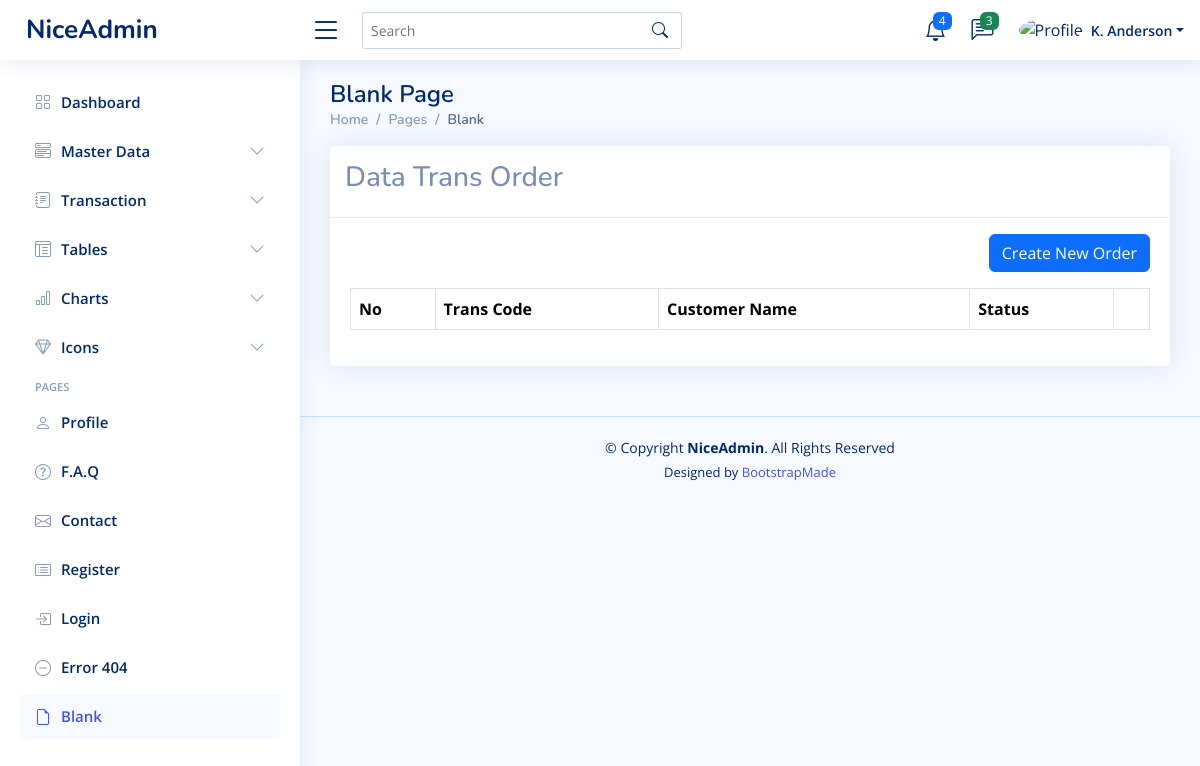
The page /dashboard.php?page=trans-order on the database as committed earlier.
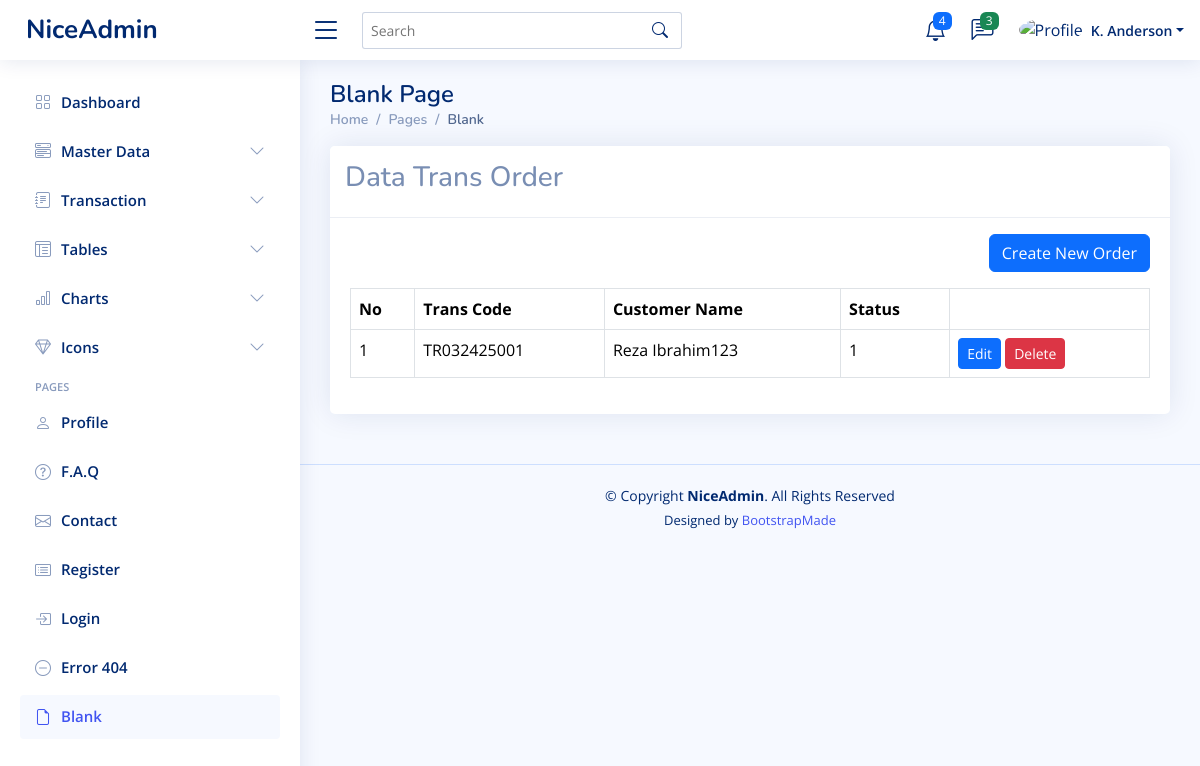
The same page on the database as committed later.
### tables this page shows
CREATE TABLE `trans_order` (
  `id` int(11) NOT NULL,
  `id_customer` int(11) NOT NULL,
  `trans_code` varchar(30) NOT NULL,
  `order_date` date NOT NULL,
  `order_end_date` date NOT NULL,
  `status` tinyint(1) NOT NULL DEFAULT 1,
  `pay` int(11) NOT NULL,
  `change_pay` int(11) NOT NULL,
  `total` int(11) NOT NULL,
  `created_at` timestamp NOT NULL DEFAULT current_timestamp(),
  `updated_at` timestamp NULL DEFAULT NULL ON UPDATE current_timestamp(),
  `deleted_at` tinyint(1) NOT NULL DEFAULT 0
);

CREATE TABLE `customers` (
  `id` int(11) NOT NULL,
  `customer_name` varchar(50) NOT NULL,
  `customer_phone` varchar(13) NOT NULL,
  `customer_address` text DEFAULT NULL,
  `created_at` timestamp NOT NULL DEFAULT current_timestamp(),
  `updated_at` timestamp NULL DEFAULT NULL ON UPDATE current_timestamp()
);

### content/trans-order.php (the view, shortened to what this page needs)
<?php
$query = mysqli_query($koneksi, "SELECT trans_order.*, customers.customer_name
FROM trans_order
LEFT JOIN customers ON customers.id = trans_order.id_customer
WHERE deleted_at = 0
ORDER BY trans_order.id DESC");
$rows  = mysqli_fetch_all($query, MYSQLI_ASSOC);
?>
<div class="row">
    <div class="col-sm-12">
        <div class="card">
            <div class="card-header">
                <h3>Data Trans Order</h3>
            </div>
            <div class="card-body">
                <div align="right" class="mb-3 mt-3">
                    <a href="?page=add-trans-order" class="btn btn-primary">Create New Order</a>
                </div>
                <table class="table table-bordered">
                    <thead>
                        <tr>
                            <th>No</th>
                            <th>Trans Code</th>
                            <th>Customer Name</th>
                            <th>Status</th>
                            <th></th>
                        </tr>
                    </thead>
                    <tbody>
                        <?php $no = 1;
                        foreach ($rows as $row): ?>
                            <tr>
                                <td><?php echo $no++ ?></td>
                                <td><?php echo $row['trans_code'] ?></td>
                                <td><?php echo $row['customer_name'] ?></td>
                                <td><?php echo $row['status'] ?></td>
                                <td>
                                    <a href="?page=add-service&detail=<?php echo $row['id'] ?>" class="btn btn-primary btn-sm">Edit</a>
                                    <a href="?page=service&delete=<?php echo $row['id'] ?>"
                                        onclick="return confirm('Are you sure??')" class="btn btn-danger btn-sm">Delete</a>
                                </td>
                            </tr>
                        <?php endforeach ?>
                    </tbody>
                </table>
            </div>
        </div>
    </div>
</div>

### dashboard.php (shortened to what this page needs)
<!DOCTYPE html>
<html lang="en">
<head>
    <link href="assets/vendor/bootstrap/css/bootstrap.min.css" rel="stylesheet">
    <link href="assets/vendor/bootstrap-icons/bootstrap-icons.css" rel="stylesheet">
    <link href="assets/vendor/boxicons/css/boxicons.min.css" rel="stylesheet">
    <link href="assets/vendor/quill/quill.snow.css" rel="stylesheet">
    <link href="assets/vendor/quill/quill.bubble.css" rel="stylesheet">
    <link href="assets/vendor/remixicon/remixicon.css" rel="stylesheet">
    <link href="assets/vendor/simple-datatables/style.css" rel="stylesheet">
    <link href="assets/css/style.css" rel="stylesheet">
</head>
<body>
    <?php include 'inc/header.php'; ?>
    <?php include 'inc/sidebar.php' ?>
    <main id="main" class="main">
        <div class="pagetitle">
            <h1>Blank Page</h1>
            <nav>
                <ol class="breadcrumb">
                    <li class="breadcrumb-item"><a href="index.html">Home</a></li>
                    <li class="breadcrumb-item">Pages</li>
                    <li class="breadcrumb-item active">Blank</li>
                </ol>
            </nav>
        </div>
        <section class="section">
            <?php
            if (isset($_GET['page'])) {
                if (file_exists('content/' . $_GET['page'] . ".php")) {
                    include 'content/' . $_GET['page'] . ".php";
                }
            } else {
                include "content/home.php";
            }
            ?>
        </section>
    </main>
    <?php include 'inc/footer.php'; ?>
</body>
</html>

### inc/header.php (shortened to what this page needs)
<header id="header" class="header fixed-top d-flex align-items-center">
    <div class="d-flex align-items-center justify-content-between">
        <a href="index.html" class="logo d-flex align-items-center">
            <span class="d-none d-lg-block">NiceAdmin</span>
        </a>
        <i class="bi bi-list toggle-sidebar-btn"></i>
    </div>
    <div class="search-bar">
        <form class="search-form d-flex align-items-center" method="POST" action="#">
            <input type="text" name="query" placeholder="Search" title="Enter search keyword">
            <button type="submit" title="Search"><i class="bi bi-search"></i></button>
        </form>
    </div>
    <nav class="header-nav ms-auto">
        <ul class="d-flex align-items-center">
            <li class="nav-item dropdown">
                <a class="nav-link nav-icon" href="#" data-bs-toggle="dropdown">
                    <i class="bi bi-bell"></i>
                    <span class="badge bg-primary badge-number">4</span>
                </a>
            </li>
            <li class="nav-item dropdown">
                <a class="nav-link nav-icon" href="#" data-bs-toggle="dropdown">
                    <i class="bi bi-chat-left-text"></i>
                    <span class="badge bg-success badge-number">3</span>
                </a>
            </li>
            <li class="nav-item dropdown pe-3">
                <a class="nav-link nav-profile d-flex align-items-center pe-0" href="#" data-bs-toggle="dropdown">
                    <img src="assets/img/profile-img.jpg" alt="Profile" class="rounded-circle">
                    <span class="d-none d-md-block dropdown-toggle ps-2">K. Anderson</span>
                </a>
            </li>
        </ul>
    </nav>
</header>

### inc/sidebar.php (shortened to what this page needs)
<aside id="sidebar" class="sidebar">
    <ul class="sidebar-nav" id="sidebar-nav">
        <li class="nav-item">
            <a class="nav-link collapsed" href="index.html">
                <i class="bi bi-grid"></i>
                <span>Dashboard</span>
            </a>
        </li>
        <li class="nav-item">
            <a class="nav-link collapsed" data-bs-target="#components-nav" data-bs-toggle="collapse" href="#">
                <i class="bi bi-menu-button-wide"></i><span>Master Data</span><i class="bi bi-chevron-down ms-auto"></i>
            </a>
        </li>
        <li class="nav-item">
            <a class="nav-link collapsed" data-bs-target="#forms-nav" data-bs-toggle="collapse" href="#">
                <i class="bi bi-journal-text"></i><span>Transaction</span><i class="bi bi-chevron-down ms-auto"></i>
            </a>
        </li>
        <li class="nav-item">
            <a class="nav-link collapsed" data-bs-target="#tables-nav" data-bs-toggle="collapse" href="#">
                <i class="bi bi-layout-text-window-reverse"></i><span>Tables</span><i class="bi bi-chevron-down ms-auto"></i>
            </a>
        </li>
        <li class="nav-item">
            <a class="nav-link collapsed" data-bs-target="#charts-nav" data-bs-toggle="collapse" href="#">
                <i class="bi bi-bar-chart"></i><span>Charts</span><i class="bi bi-chevron-down ms-auto"></i>
            </a>
        </li>
        <li class="nav-item">
            <a class="nav-link collapsed" data-bs-target="#icons-nav" data-bs-toggle="collapse" href="#">
                <i class="bi bi-gem"></i><span>Icons</span><i class="bi bi-chevron-down ms-auto"></i>
            </a>
        </li>
        <li class="nav-heading">Pages</li>
        <li class="nav-item">
            <a class="nav-link collapsed" href="users-profile.html">
                <i class="bi bi-person"></i>
                <span>Profile</span>
            </a>
        </li>
        <li class="nav-item">
            <a class="nav-link collapsed" href="pages-faq.html">
                <i class="bi bi-question-circle"></i>
                <span>F.A.Q</span>
            </a>
        </li>
        <li class="nav-item">
            <a class="nav-link collapsed" href="?page=user">
                <i class="bi bi-envelope"></i>
                <span>Contact</span>
            </a>
        </li>
        <li class="nav-item">
            <a class="nav-link collapsed" href="pages-register.html">
                <i class="bi bi-card-list"></i>
                <span>Register</span>
            </a>
        </li>
        <li class="nav-item">
            <a class="nav-link collapsed" href="pages-login.html">
                <i class="bi bi-box-arrow-in-right"></i>
                <span>Login</span>
            </a>
        </li>
        <li class="nav-item">
            <a class="nav-link collapsed" href="pages-error-404.html">
                <i class="bi bi-dash-circle"></i>
                <span>Error 404</span>
            </a>
        </li>
        <li class="nav-item">
            <a class="nav-link " href="pages-blank.html">
                <i class="bi bi-file-earmark"></i>
                <span>Blank</span>
            </a>
        </li>
    </ul>
</aside>

### inc/footer.php
<footer id="footer" class="footer">
    <div class="copyright">
        &copy; Copyright <strong><span>NiceAdmin</span></strong>. All Rights Reserved
    </div>
    <div class="credits">
        Designed by <a href="https://bootstrapmade.com/">BootstrapMade</a>
    </div>
</footer>

### assets/css/style.css (style rules this page uses)
:root { scroll-behavior: smooth; }
body { font-family: "Open Sans", sans-serif; background: #f6f9ff; color: #444444; }
a { color: #4154f1; text-decoration: none; }
h1, h2, h3, h4, h5, h6 { font-family: "Nunito", sans-serif; }
#main { margin-top: 60px; padding: 20px 30px; transition: all 0.3s; }
.pagetitle { margin-bottom: 10px; }
.pagetitle h1 { font-size: 24px; margin-bottom: 0; font-weight: 600; color: #012970; }
.card { margin-bottom: 30px; border: none; border-radius: 5px; box-shadow: 0px 0 30px rgba(1, 41, 112, 0.1); }
.card-header, .card-footer { border-color: #ebeef4; background-color: #fff; color: #798eb3; padding: 15px; }
.card-body { padding: 0 20px 20px 20px; }
.breadcrumb { font-size: 14px; font-family: "Nunito", sans-serif; color: #899bbd; font-weight: 600; }
.breadcrumb a { color: #899bbd; transition: 0.3s; }
.breadcrumb .breadcrumb-item::before { color: #899bbd; }
.breadcrumb .active { color: #51678f; font-weight: 600; }
.logo { line-height: 1; }
@media (min-width: 1200px) { .logo { width: 280px; } }
.logo span { font-size: 26px; font-weight: 700; color: #012970; font-family: "Nunito", sans-serif; }
.header { transition: all 0.5s; z-index: 997; height: 60px; box-shadow: 0px 2px 20px rgba(1, 41, 112, 0.1); background-color: #fff; padding-left: 20px; }
.header .toggle-sidebar-btn { font-size: 32px; padding-left: 10px; cursor: pointer; color: #012970; }
.header .search-bar { min-width: 360px; padding: 0 20px; }
.header .search-form { width: 100%; }
.header .search-form input { border: 0; font-size: 14px; color: #012970; border: 1px solid rgba(1, 41, 112, 0.2); padding: 7px 38px 7px 8px; border-radius: 3px; transition: 0.3s; width: 100%; }
.header .search-form button { border: 0; padding: 0; margin-left: -30px; background: none; }
.header .search-form button i { color: #012970; }
.header-nav ul { list-style: none; }
.header-nav>ul { margin: 0; padding: 0; }
.header-nav .nav-icon { font-size: 22px; color: #012970; margin-right: 25px; position: relative; }
.header-nav .nav-profile { color: #012970; }
.header-nav .nav-profile img { max-height: 36px; }
.header-nav .nav-profile span { font-size: 14px; font-weight: 600; }
.header-nav .badge-number { position: absolute; inset: -2px -5px auto auto; font-weight: normal; font-size: 12px; padding: 3px 6px; }
.sidebar { position: fixed; top: 60px; left: 0; bottom: 0; width: 300px; z-index: 996; transition: all 0.3s; padding: 20px; overflow-y: auto; scrollbar-width: thin; scrollbar-color: #aab7cf transparent; box-shadow: 0px 0px 20px rgba(1, 41, 112, 0.1); background-color: #fff; }
@media (min-width: 1200px) { #main, #footer { margin-left: 300px; } }
.sidebar-nav { padding: 0; margin: 0; list-style: none; }
.sidebar-nav li { padding: 0; margin: 0; list-style: none; }
.sidebar-nav .nav-item { margin-bottom: 5px; }
.sidebar-nav .nav-heading { font-size: 11px; text-transform: uppercase; color: #899bbd; font-weight: 600; margin: 10px 0 5px 15px; }
.sidebar-nav .nav-link { display: flex; align-items: center; font-size: 15px; font-weight: 600; color: #4154f1; transition: 0.3; background: #f6f9ff; padding: 10px 15px; border-radius: 4px; }
.sidebar-nav .nav-link i { font-size: 16px; margin-right: 10px; color: #4154f1; }
.sidebar-nav .nav-link.collapsed { color: #012970; background: #fff; }
.sidebar-nav .nav-link.collapsed i { color: #899bbd; }
.sidebar-nav .nav-link .bi-chevron-down { margin-right: 0; transition: transform 0.2s ease-in-out; }
.footer { padding: 20px 0; font-size: 14px; transition: all 0.3s; border-top: 1px solid #cddfff; }
.footer .copyright { text-align: center; color: #012970; }
.footer .credits { padding-top: 5px; text-align: center; font-size: 13px; color: #012970; }

Rows that differ between the two databases and show on the page:
added trans_order: trans_code "TR032425001", id_customer.customer_name "Reza Ibrahim123", status "1"
